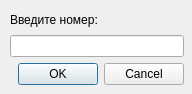
<?xml version="1.0" encoding="UTF-8"?>
<ui version="4.0">
 <class>SearchNum</class>
 <widget class="QDialog" name="SearchNum">
  <property name="geometry">
   <rect>
    <x>0</x>
    <y>0</y>
    <width>192</width>
    <height>94</height>
   </rect>
  </property>
  <property name="windowTitle">
   <string>Поиск</string>
  </property>
  <widget class="QWidget" name="">
   <property name="geometry">
    <rect>
     <x>10</x>
     <y>10</y>
     <width>174</width>
     <height>75</height>
    </rect>
   </property>
   <layout class="QVBoxLayout" name="verticalLayout_2">
    <item>
     <layout class="QVBoxLayout" name="verticalLayout">
      <item>
       <widget class="QLabel" name="label">
        <property name="text">
         <string>Введите номер:</string>
        </property>
       </widget>
      </item>
      <item>
       <widget class="QLineEdit" name="numberBox"/>
      </item>
     </layout>
    </item>
    <item>
     <widget class="QDialogButtonBox" name="buttonBox">
      <property name="orientation">
       <enum>Qt::Horizontal</enum>
      </property>
      <property name="standardButtons">
       <set>QDialogButtonBox::Cancel|QDialogButtonBox::Ok</set>
      </property>
     </widget>
    </item>
   </layout>
  </widget>
 </widget>
 <resources/>
 <connections>
  <connection>
   <sender>buttonBox</sender>
   <signal>accepted()</signal>
   <receiver>SearchNum</receiver>
   <slot>accept()</slot>
   <hints>
    <hint type="sourcelabel">
     <x>248</x>
     <y>254</y>
    </hint>
    <hint type="destinationlabel">
     <x>157</x>
     <y>274</y>
    </hint>
   </hints>
  </connection>
  <connection>
   <sender>buttonBox</sender>
   <signal>rejected()</signal>
   <receiver>SearchNum</receiver>
   <slot>reject()</slot>
   <hints>
    <hint type="sourcelabel">
     <x>316</x>
     <y>260</y>
    </hint>
    <hint type="destinationlabel">
     <x>286</x>
     <y>274</y>
    </hint>
   </hints>
  </connection>
 </connections>
</ui>
